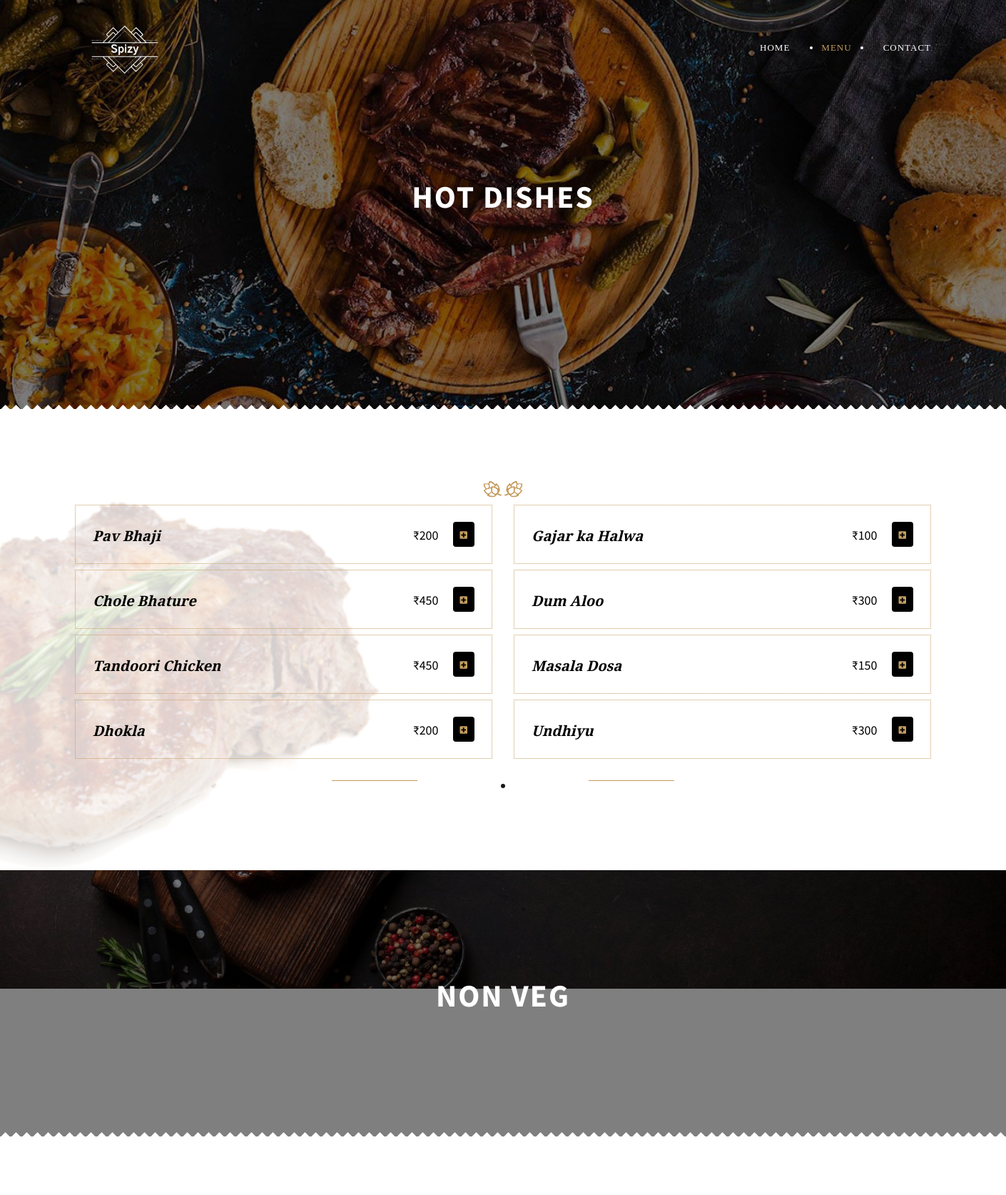
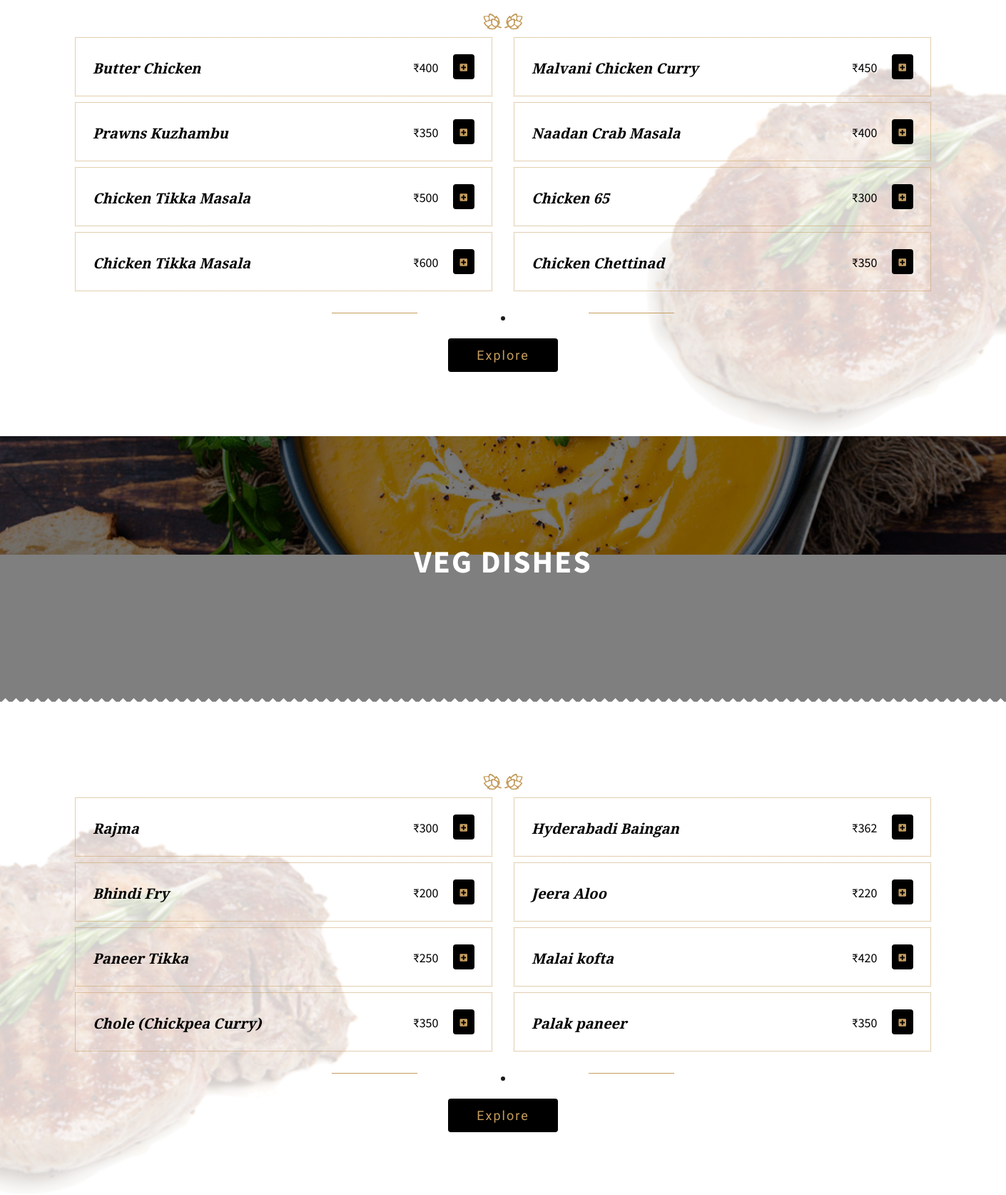
Page /menu.php (upper part) on the committed database (2 pictures, top to bottom).
### tables this page shows
CREATE TABLE `menu_data` (
  `id` int(50) NOT NULL,
  `name` varchar(100) NOT NULL,
  `category` varchar(100) NOT NULL,
  `picture` varchar(100) NOT NULL,
  `price` int(50) NOT NULL
);

### menu.php (the view, shortened to what this page needs)
<?php
include('php/db_connect.php');
$non_veg_query = mysqli_query($spizy_db_con,'SELECT * FROM menu_data WHERE category = "Non-Veg" ORDER BY RAND() LIMIT 8');
$veg_query = mysqli_query($spizy_db_con,'SELECT * FROM menu_data WHERE category = "Veg" ORDER BY RAND() LIMIT 8');
$hot_dishes_query = mysqli_query($spizy_db_con,'SELECT * FROM menu_data WHERE category = "Hot-Dishes" ORDER BY RAND()');
?>
<!DOCTYPE HTML>
<html lang="en">
<head>
    <link href="https://cdn.jsdelivr.net/npm/bootstrap@5.0.0-beta1/dist/css/bootstrap.min.css" rel="stylesheet">
    <link rel="stylesheet" href="https://cdnjs.cloudflare.com/ajax/libs/font-awesome/5.15.2/css/all.min.css" />
    <link type="text/css" rel="stylesheet" href="css/reset.css">
    <link type="text/css" rel="stylesheet" href="css/plugins.css">
    <link type="text/css" rel="stylesheet" href="css/style.css">
    <link type="text/css" rel="stylesheet" href="css/color.css">
</head>
<body>
        <?php include('loader.php');?>
    <div id="main">
        <header>
            <div class="header-inner">
                <div class="container">
                    <div class="logo-holder">
                        <a href="index.php">
                            <img src="images/logo.jpg" class="respimg logo-vis" alt="">
                        </a>
                    </div>
                    <div class="nav-holder" style="margin-top: 20px;">
                        <nav>
                            <ul>
                                <li><a href="index.php">Home</a></li>
                                <li><a href="menu.php" class="act-link">Menu</a>
                                </li>
                                <li><a href="contact.php">Contact</a></li>
                            </ul>
                        </nav>
                    </div>
                </div>
            </div>
        </header>
        <div id="wrapper">
            <div class="content">
                <section class="parallax-section header-section">
                    <div class="bg bg-parallax" style="background-image:url(images/bg/14.jpg)"
                        data-top-bottom="transform: translateY(300px);"
                        data-bottom-top="transform: translateY(-300px);"></div>
                    <div class="overlay"></div>
                    <div class="container">
                        <h2>Hot dishes</h2>
                    </div>
                </section>
                <section>
                    <div class="triangle-decor"></div>
                    <div class="menu-bg lbd" style="background-image:url(images/menu/1.png)"
                        data-top-bottom="transform: translateX(200px);"
                        data-bottom-top="transform: translateX(-200px);">
                    </div>
                    <div class="container">
                        <div class="separator color-separator"></div>
                        <div class="menu-holder">
                            <div class="row">
                                <?php
                                if($hot_dishes_query){
                                    while ($hot_dishes_query_array = mysqli_fetch_array($hot_dishes_query)){
                                        echo '<div class="col-md-6 mb-2">
                                                <div class="menu-item menu-item-border">
                                                    <div class="menu-item-details">
                                                        <div class="menu-item-desc">'.$hot_dishes_query_array['name'].'</div>
                                                        <div class="handle-menu-allign">
                                                        <div class="menu-item-prices">
                                                            <div class="menu-item-price">&#8377;'.$hot_dishes_query_array['price'].'</div>
                                                        </div>
                                                        <button class="add-to-cart-button-sm" onclick="add_to_cart('.$hot_dishes_query_array['id'].')"><i class="fas fa-plus-square"></i></button>
                                                        </div>
                                                    </div>
                                                </div>
                                            </div>';
                                    }
                                }
                                ?>
                            </div>
                        </div>
                        <div class="bold-separator">
                            <span></span>
                        </div>
                    </div>
                </section>
                <section class="parallax-section">
                    <div class="bg bg-parallax" style="background-image:url(images/bg/8.jpg)"
                        data-top-bottom="transform: translateY(300px);"
                        data-bottom-top="transform: translateY(-300px);"></div>
                    <div class="overlay"></div>
                    <div class="container">
                        <h2>Non Veg</h2>
                    </div>
                </section>
                <section>
                    <div class="triangle-decor"></div>
                    <div class="menu-bg rbd" style="background-image:url(images/menu/1.png)"
                        data-top-bottom="transform: translateX(-200px);"
                        data-bottom-top="transform: translateX(200px);">
                    </div>
                    <div class="container">
                        <div class="separator color-separator"></div>
                        <div class="menu-holder">
                            <div class="row">
                                <?php
                                if($non_veg_query){
                                    while ($non_veg_query_array = mysqli_fetch_array($non_veg_query)){
                                        echo '<div class="col-md-6 mb-2">
                                                <div class="menu-item">
                                                    <div class="menu-item-details menu-item-border">
                                                        <div class="menu-item-desc">'.$non_veg_query_array['name'].'</div>
                                                        <div class="handle-menu-allign">
                                                        <div class="menu-item-prices">
                                                            <div class="menu-item-price">&#8377;'.$non_veg_query_array['price'].'</div>
                                                        </div>
                                                        <button class="add-to-cart-button-sm" onclick="add_to_cart('.$non_veg_query_array['id'].')"><i class="fas fa-plus-square"></i></button>
                                                        </div>
                                                    </div>
                                                </div>
                                            </div>';
                                    }
                                }
                                ?>
                            </div>
                        </div>
                        <div class="bold-separator">
                            <span></span>
                        </div>
                    </div>
                    <a href="non-veg-menu.php"><button class="custom-button">Explore</button></a>
                </section>
                <section class="parallax-section">
                    <div class="bg bg-parallax" style="background-image:url(images/bg/4.jpg)"
                        data-top-bottom="transform: translateY(300px);"
                        data-bottom-top="transform: translateY(-300px);"></div>
                    <div class="overlay"></div>
                    <div class="container">
                        <h2>Veg Dishes</h2>
                    </div>
                </section>
                <section>
                    <div class="triangle-decor"></div>
                    <div class="menu-bg lbd" style="background-image:url(images/menu/1.png)"
                        data-top-bottom="transform: translateX(200px);"
                        data-bottom-top="transform: translateX(-200px);">
                    </div>
                    <div class="container">
                        <div class="separator color-separator"></div>
                        <div class="menu-holder">
                            <div class="row">
                                <?php
                                if($veg_query){
                                    while ($veg_query_array = mysqli_fetch_array($veg_query)){
                                        echo '<div class="col-md-6 mb-2">
                                                <div class="menu-item menu-item-border">
                                                    <div class="menu-item-details">
                                                        <div class="menu-item-desc">'.$veg_query_array['name'].'</div>
                                                        <div class="handle-menu-allign">
                                                        <div class="menu-item-prices">
                                                            <div class="menu-item-price">&#8377;'.$veg_query_array['price'].'</div>
                                                        </div>
                                                        <button class="add-to-cart-button-sm" onclick="add_to_cart('.$veg_query_array['id'].')"><i class="fas fa-plus-square"></i></button>
                                                        </div>
                                                    </div>
                                                </div>
                                            </div>';
                                    }
                                }
                                ?>
                            </div>
                        </div>
                        <div class="bold-separator">
                            <span></span>
                        </div>
                    </div>
                    <a href="veg-menu.php"><button class="custom-button">Explore</button></a>
                </section>
            </div>
        </div>
    </div>
</body>
</html>

### css/plugins.css (style rules this page uses)
@media (min-width:768px) { .container { width:750px } }
@media (min-width:992px) { .container { width:970px } }
@media (min-width:1200px) { .container { width:1170px } }
.row { margin-left:-15px;margin-right:-15px }
.col-xs-1, .col-sm-1, .col-md-1, .col-lg-1, .col-xs-2, .col-sm-2, .col-md-2, .col-lg-2, .col-xs-3, .col-sm-3, .col-md-3, .col-lg-3, .col-xs-4, .col-sm-4, .col-md-4, .col-lg-4, .col-xs-5, .col-sm-5, .col-md-5, .col-lg-5, .col-xs-6, .col-sm-6, .col-md-6, .col-lg-6, .col-xs-7, .col-sm-7, .col-md-7, .col-lg-7, .col-xs-8, .col-sm-8, .col-md-8, .col-lg-8, .col-xs-9, .col-sm-9, .col-md-9, .col-lg-9, .col-xs-10, .col-sm-10, .col-md-10, .col-lg-10, .col-xs-11, .col-sm-11, .col-md-11, .col-lg-11, .col-xs-12, .col-sm-12, .col-md-12, .col-lg-12 { position:relative;min-height:1px;padding-left:15px;padding-right:15px }
@media (min-width:992px) { .col-md-1, .col-md-2, .col-md-3, .col-md-4, .col-md-5, .col-md-6, .col-md-7, .col-md-8, .col-md-9, .col-md-10, .col-md-11, .col-md-12 { float:left } }
@media (min-width:992px) { .col-md-6 { width:50% } }
.clearfix:before,.clearfix:after,.container:before,.container:after,.container-fluid:before,.container-fluid:after,.row:before,.row:after { content:" ";display:table }
.clearfix:after,.container:after,.container-fluid:after,.row:after { clear:both }
.fa-plus-square:before { content:"\f0fe" }

### css/color.css (style rules this page uses)
.nav-separator:before , .nav-separator:after , nav:after , .bold-separator:before , .bold-separator:after , #submit:hover , .to-top-holder:before , .ic__days .ic__day_state_current , .ic__days .ic__day_state_selected , .ic__days .ic__day:hover , .scroll-nav li a.actscroll:before , .scroll-nav ul:before, .scroll-nav ul:after , footer:after , .hot-desc , .content-pagination a.current-page , .content-pagination a:hover , .shopping-cart-link-count , .quantity input.qty , .order-count , .hero-title h4:before , .hero-title h4:after , .current-page , .pagination a:hover { background:#C59D5F; }
nav li a.act-link , nav li a:hover , .nav-social h3 , .nav-social li a:hover , .parallax-section h3 , .section-title h3 , .team-slider h3 , #submit , .to-top , #submit-res , .link , .tooltip , .hero-link a:hover , .to-top-holder p span , #twitter-feed li a , .twitter-holder .customNavigation a:hover , #subscribe .subscribe-button , .twitter-holder .customNavigation a.twit-link , .footer-social h3 , .footer-contacts li a:hover , .footer-social ul li a:hover , .subscribe-message i , .section-icon , .testimonials-holder h4 a , .chefinfo , .team-social li a:hover , .team-modal h5 , .popup-modal-dismiss:hover , .promotion-price , .big-number a , .testimonials-holder .customNavigation a:hover , .testimonials-slider ul li , .menu-item a:hover , .product-cats li a , .product-price a , .shopping-cart-link , .subnav a:hover span , .product-rating , .product-item-price span , .quantity a , .product-meta span a , .tabs-menu .current a , .order-money , .product-name a:hover , .product-name , .coupon-holder button:hover , .cart-totals button , .search-submit , .post-tags li a:hover, .tagcloud li a:hover , .post-link:hover , .slides-navigation a:hover , .post-meta i , .gallery-filters a.gallery-filter-active , .box-item i , .fullheight-carousel-holder .customNavigation a:hover , .carousel-link-holder h4 , #success_page p strong { color:#C59D5F; }

### loader.php (style rules this page uses)
body { background-color: rgb(0, 0, 0); }

### rows in the picture
menu_data: name "Pav Bhaji", price "200"
menu_data: name "Gajar ka Halwa", price "100"
menu_data: name "Chole Bhature", price "450"
menu_data: name "Dum Aloo", price "300"
menu_data: name "Tandoori Chicken", price "450"
menu_data: name "Masala Dosa", price "150"
menu_data: name "Dhokla", price "200"
menu_data: name "Undhiyu", price "300"
menu_data: name "Butter Chicken", price "400"
menu_data: name "Malvani Chicken Curry", price "450"
menu_data: name "Prawns Kuzhambu", price "350"
menu_data: name "Naadan Crab Masala", price "400"
menu_data: name "Chicken Tikka Masala", price "500"
menu_data: name "Chicken 65", price "300"
menu_data: name "Chicken Tikka Masala", price "600"
menu_data: name "Chicken Chettinad", price "350"
menu_data: name "Rajma", price "300"
menu_data: name "Hyderabadi Baingan", price "362"
menu_data: name "Bhindi Fry", price "200"
menu_data: name "Jeera Aloo", price "220"
menu_data: name "Paneer Tikka", price "250"
menu_data: name "Malai kofta", price "420"
menu_data: name "Chole (Chickpea Curry)", price "350"
menu_data: name "Palak paneer", price "350"
